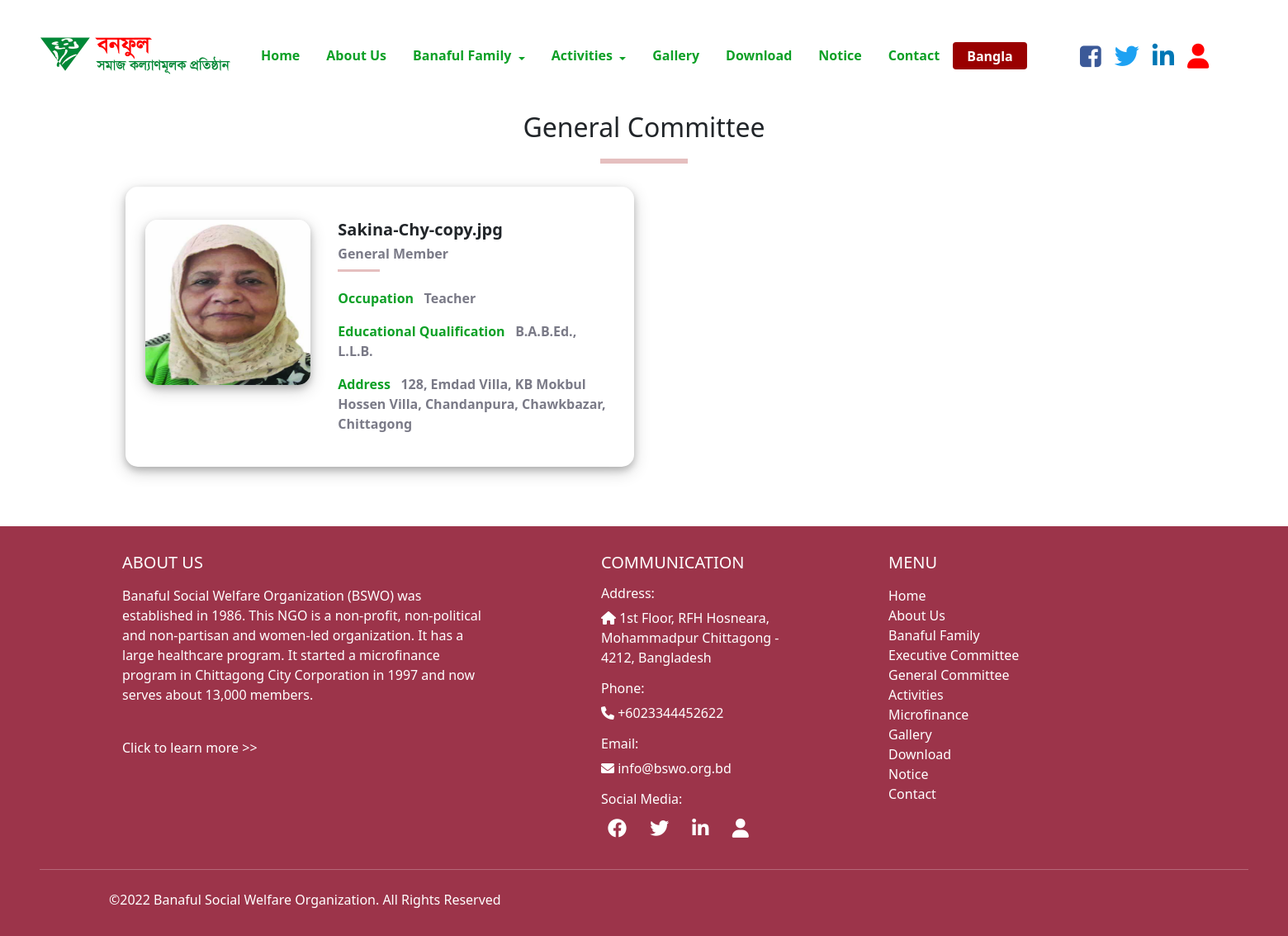
The app's page /bswo/general_committee.php with its own data.
### tables this page shows
CREATE TABLE `general_committee` (
  `GC_NAME` varchar(100) NOT NULL,
  `GC_POST` varchar(100) NOT NULL,
  `GC_OCCUP` varchar(100) NOT NULL,
  `GC_EDU` varchar(100) NOT NULL,
  `GC_ADDRESS` varchar(1000) NOT NULL,
  `GC_CODE` int(11) NOT NULL,
  `GC_IMAGE` varchar(100) NOT NULL
);

### bswo/general_committee.php (the view, shortened to what this page needs)
<?php
include "dbConnection.php";
?>
<html lang="en">
<head>
    <link rel="stylesheet" href="https://cdn.jsdelivr.net/npm/bootstrap@5.1.3/dist/css/bootstrap.min.css">
    <link rel="stylesheet" href="https://cdnjs.cloudflare.com/ajax/libs/font-awesome/6.0.0/css/all.min.css">
    <link href="style.css" rel="stylesheet" type="text/css">
    <link rel="stylesheet" href="https://cdnjs.cloudflare.com/ajax/libs/font-awesome/4.7.0/css/font-awesome.min.css">
</head>
<body class="home">
    <header class="header">
        <nav class="navbar navbar-expand-lg">
            <div class="container-fluid">
                <a class="navbar-brand ms-lg-3 ps-lg-3 pb-lg-0" href="home.php">
                    <img src="images/logo1.png" style="width: 240px; height:135px" alt="logo" class="logo">
                </a>
                <div class="collapse navbar-collapse justify-content-between" id="navbarNavDropdown">
                    <ul class="navbar-nav ms-auto mb-2 mb-lg-0" style="min-width: 1000px;">
                        <li class="nav-item">
                            <a class="nav-link" href="home.php">Home</a>
                        </li>
                        <li class="nav-item">
                            <a class="nav-link" href="about.php">About Us</a>
                        </li>
                        <li class="nav-item dropdown">
                            <a href="#" style="text-decoration: none; display: inline-flex; margin-top: 0.2rem; margin-left: 1rem;">Banaful
                                Family</a>
                            <a class="nav-link dropdown-toggle ps-0" href="#" id="navbarDropdownMenuLink" data-toggle="dropdown" aria-haspopup="true" aria-expanded="false" style="display: inline-flex;">
                            </a>
                        </li>
                        <li class="nav-item dropdown">
                            <a href="activities.php" style="text-decoration: none; display: inline-flex; margin-top: 0.2rem; margin-left: 1rem;">Activities</a>
                            <a class="nav-link dropdown-toggle ps-0" href="#" id="navbarDropdownMenuLink" data-toggle="dropdown" aria-haspopup="true" aria-expanded="false" style="display: inline-flex;">
                            </a>
                        </li>
                        <li class="nav-item">
                            <a class="nav-link" href="gallery.php">Gallery</a>
                        </li>
                        <li class="nav-item">
                            <a class="nav-link" href="download.php">Download</a>
                        </li>
                        <li class="nav-item">
                            <a class="nav-link" href="notice.php">Notice</a>
                        </li>
                        <li class="nav-item">
                            <a class="nav-link" href="contact.php">Contact</a>
                        </li>
                        <li class="nav-item">
                            <button class="btn" type="submit" style="background-color:#990000; color:white; font-weight:bold; padding: .2rem 1rem;">Bangla</button>
                        </li>
                    </ul>
                    <ul class="navbar-nav ms-auto me-lg-5 pe-lg-5" style="font-size: 30px;">
                        <li class="nav-item px-2">
                            <a href="https://www.facebook.com/BSWO.org/" style="color:#3b5998;"> <i class="fa fa-facebook-square"></i> </a>
                        </li>
                        <li class="nav-item px-2">
                            <a href="https://twitter.com/bswo.org" style="color:	#1DA1F2;"> <i class="fab fa-twitter"></i> </a>
                        </li>
                        <li class="nav-item px-2">
                            <a href="https://www.linkedin.com/in/bswo" style="color:#0077b5;"> <i class="fab fa-linkedin-in"></i> </a>
                        </li>
                        <li class="nav-item px-2">
                            <a href="login.php" style="color:	#FF0000;"> <i class="fa-solid fa-user"></i> </a>
                        </li>
                    </ul>
                </div>
            </div>
        </nav>
    </header>
    <div class="container">
        <div class="row justify-content-center text-center">
            <h2 class="mb-3 font-weight-bold">General Committee</h2>
            <hr allign="center" style="height:6px; width:8%; background-color:#990000; margin-top: 3px; margin-bottom:20px;">
        </div>
    </div>
    <div class="container">
        <div class="row m-2">
            <?php
            $query = "SELECT * FROM `general_committee` ORDER BY `general_committee`.`GC_CODE` ASC";
            $result = mysqli_query($conn, $query);
            while ($row = mysqli_fetch_array($result)) {
            ?>
                <div class="col-lg-6 mb-4">
                    <div class="container p-4 text-center" style="box-shadow: 0 4px 8px 0 rgba(0, 0, 0, 0.2), 0 6px 20px 0 rgba(0, 0, 0, 0.19); border-radius:
                    15px;">
                        <div class="row mt-3">
                            <div class="col-lg-4">
                                <img src="images/general/<?php echo $row['GC_IMAGE'] ?>" alt="image" class="mb-4" style="width: 200px; height: 200px; box-shadow: 0 4px 8px 0 rgba(0, 0, 0, 0.2), 0 6px 20px 0 rgba(0, 0, 0, 0.19); border-radius:
                            15px;">
                            </div>
                            <div class="col-lg-8 text-start ps-5">
                                <h5 style="font-weight: bold;"><?php echo $row['GC_IMAGE'] ?></h5>
                                <h6 style="color: #7A7A87; font-weight: 600;"><?php echo $row['GC_POST'] ?></h6>
                                <hr allign="center" style="height:3px; width:15%; background-color:#990000; margin-top: 4px; margin-bottom:20px;">
                                <p style="color: #0da026; font-weight: bold;">Occupation&nbsp;&nbsp;&nbsp;<span style="color: #7A7A87; font-weight: 600;"><?php echo $row['GC_OCCUP'] ?></span></p>
                                <p style="color: #0da026; font-weight: bold;">Educational
                                    Qualification&nbsp;&nbsp;&nbsp;<span style="color: #7A7A87; font-weight: 600;"><?php echo $row['GC_EDU'] ?></span></p>
                                <p style="color: #0da026; font-weight: bold;">Address&nbsp;&nbsp;&nbsp;<span style="color: #7A7A87; font-weight: 600;"><?php echo $row['GC_ADDRESS'] ?></span></p>
                            </div>
                        </div>
                    </div>
                </div>
            <?php } ?>
        </div>
    </div>
    <footer class="text-white py-3 mt-5" style="background-color: #9C344A;">
        <div class="container-fluid me-lg-5 px-lg-5">
            <div class="row px-lg-5">
                <div class="col-md-5 col-lg-5 col-xl-5 mx-auto mt-3" style="padding: 0rem 4rem;">
                    <h5 class="text-uppercase mb-3 font-weight-bold">ABOUT US</h5>
                    <p>Banaful Social Welfare Organization (BSWO) was established in 1986. This NGO is a non-profit,
                        non-political and non-partisan and women-led organization. It has a large healthcare program. It
                        started a microfinance program in Chittagong City Corporation in 1997 and now serves about
                        13,000 members.</p>
                    <br>
                    <p>
                        <a href="about.php" class="text-white" style="text-decoration: none;">Click to learn more >></a>
                    </p>
                </div>
                <div class="col-md-5 col-lg-5 col-xl-3 mx-auto mt-3" style="padding: 0rem 4rem;">
                    <h5 class="text-uppercase mb-3 font-weight-bold">Communication</h5>
                    <p>
                    <h6 class="text-white">Address:</h6>
                    <i class="fas fa-home mr-3"></i> 1st Floor, RFH Hosneara, Mohammadpur Chittagong - 4212, Bangladesh
                    </p>
                    <p>
                    <h6 class="text-white">Phone:</h6>
                    <i class="fas fa-phone mr-3"></i> +6023344452622
                    </p>
                    <p>
                    <h6 class="text-white">Email:</h6>
                    <i class="fas fa-envelope mr-3"></i> info@bswo.org.bd
                    </p>
                    <p>
                    <h6 class="text-white">Social Media:</h6>
                    <ul class="list-unstyled list-inline">
                        <li class="list-inline-item">
                            <a href="https://www.facebook.com/BSWO.org/" class="btn-floating btn-sm text-white" style="font-size: 23px;"><i class="fab fa-facebook"></i></a>
                        </li>
                        <li class="list-inline-item">
                            <a href="https://twitter.com/bswo.org" class="btn-floating btn-sm text-white" style="font-size: 23px;"><i class="fab fa-twitter"></i></a>
                        </li>
                        <li class="list-inline-item">
                            <a href="https://www.linkedin.com/in/bswo" class="btn-floating btn-sm text-white" style="font-size: 23px;"><i class="fab fa-linkedin-in"></i></a>
                        </li>
                        <li class="list-inline-item">
                            <a href="login.php" class="btn-floating btn-sm text-white" style="font-size: 23px;"><i class="fa-solid fa-user"></i></a>
                        </li>
                    </ul>
                    </p>
                </div>
                <div class="col-md-2 col-lg-2 col-xl-4 mx-auto mt-3" style="padding: 0rem 4rem;">
                    <h5 class="text-uppercase mb-3 font-weight-bold">Menu</h5>
                    <p>
                        <a href="home.php" class="text-white" style="text-decoration: none;"> Home</a>
                        <br>
                        <a href="about.php" class="text-white" style="text-decoration: none;"> About Us</a>
                        <br>
                        <a href="staff.php" class="text-white" style="text-decoration: none;"> Banaful Family</a>
                        <br>
                        <a href="executive_committee.php" class="text-white" style="text-decoration: none;"> Executive Committee</a>
                        <br>
                        <a href="general_committee.php" class="text-white" style="text-decoration: none;"> General Committee</a>
                        <br>
                        <a href="activities.php" class="text-white" style="text-decoration: none;"> Activities</a>
                        <br>
                        <a href="microfinance.php" class="text-white" style="text-decoration: none;"> Microfinance</a>
                        <br>
                        <a href="gallery.php" class="text-white" style="text-decoration: none;"> Gallery</a>
                        <br>
                        <a href="download.php" class="text-white" style="text-decoration: none;"> Download</a>
                        <br>
                        <a href="notice.php" class="text-white" style="text-decoration: none;"> Notice</a>
                        <br>
                        <a href="contact.php" class="text-white" style="text-decoration: none;"> Contact</a>
                    </p>
                </div>
            </div>
            <hr class="mb-4">
            <div class="row px-lg-5">
                <div class="col-md-7 col-lg-8 ps-lg-5">
                    <p> ©2022 Banaful Social Welfare Organization. All Rights Reserved
                    </p>
                </div>
                <div class="col-md-5 col-lg-4">
                </div>
            </div>
        </div>
    </footer>
</body>
</html>

### bswo/style.css (style rules this page uses)
.navbar { padding: 0rem 0rem; }
.navbar-brand { padding: 0rem 0rem; }
.navbar-nav .nav-item .nav-link { padding: 0.2rem 1rem; }
.navbar-nav a { color: #0da026; font-weight:bold; }

### records on screen
general_committee: GC_IMAGE (picture), GC_IMAGE "Sakina-Chy-copy.jpg", GC_POST "General Member", GC_OCCUP "Teacher", GC_EDU "B.A.B.Ed., L.L.B.", GC_ADDRESS "128, Emdad Villa, KB Mokbul Hossen Villa, Chandanpura, Chawkbazar, Chittagong"
